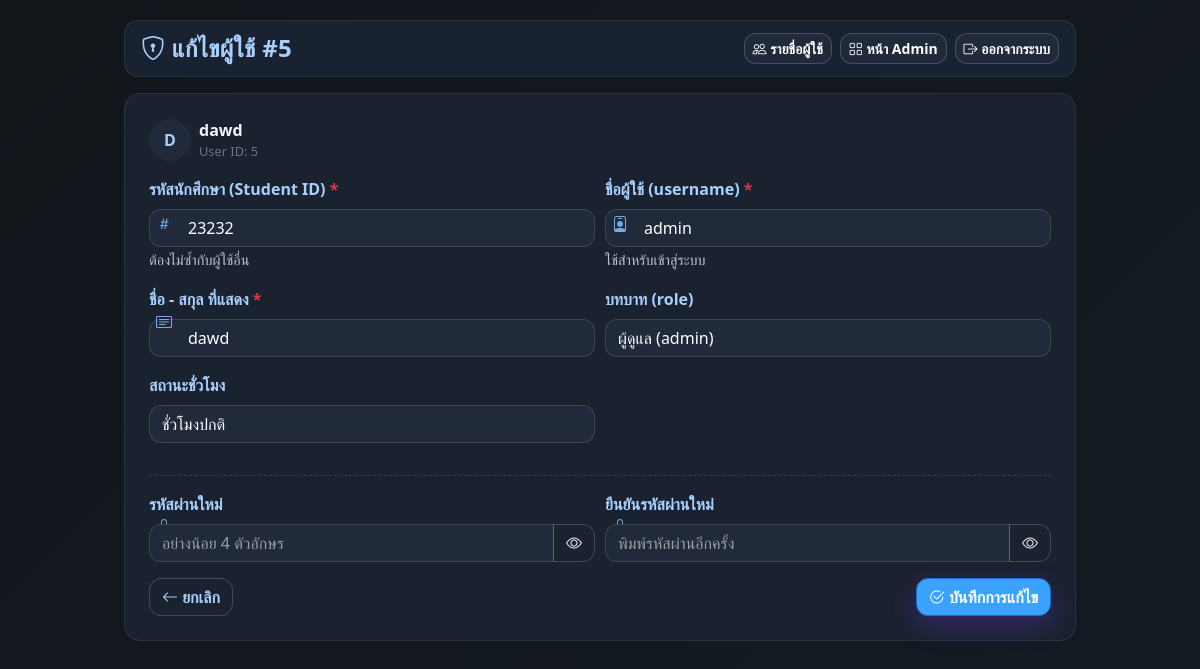
The app's page /admin/edit_user.php?id=5 with its own data.
### tables this page shows
CREATE TABLE IF NOT EXISTS `users` (
  `user_id` int(11) NOT NULL AUTO_INCREMENT,
  `username` varchar(50) NOT NULL,
  `password` varchar(255) NOT NULL,
  `student_ID` int(11) NOT NULL,
  `name` varchar(100) NOT NULL,
  `role` enum('admin','employee') NOT NULL DEFAULT 'employee',
  `status` enum('ชั่วโมงทุน','ชั่วโมงปกติ') NOT NULL DEFAULT 'ชั่วโมงปกติ',
  `default_hour_type` enum('normal','fund') NOT NULL DEFAULT 'normal',
  PRIMARY KEY (`user_id`),
  UNIQUE KEY `username` (`username`)
);

### admin/edit_user.php (the view, shortened to what this page needs)
<?php declare(strict_types=1);
require __DIR__ . '/../db.php';
$conn->set_charset('utf8mb4');
function h($s){ return htmlspecialchars((string)$s, ENT_QUOTES, 'UTF-8'); }
$id  = (int)($_GET['id'] ?? $_POST['id'] ?? 0);
$stmt = $conn->prepare("SELECT user_id, username, student_ID, name, role, status FROM users WHERE user_id=?");
$stmt->bind_param("i", $id);
$stmt->execute();
$user = $stmt->get_result()->fetch_assoc();
$roles = [
  'admin'   => 'ผู้ดูแล',
  'employee'=> 'พนักงาน',
  'kitchen' => 'ครัว',
  'back'    => 'หลังร้าน',
  'barista' => 'บาริสต้า'
];
$status_options = ['ชั่วโมงทุน','ชั่วโมงปกติ'];
?>
<!doctype html>
<html lang="th">
<head>
<link rel="stylesheet"
 href="https://stackpath.bootstrapcdn.com/bootstrap/4.5.2/css/bootstrap.min.css">
<link rel="stylesheet"
 href="https://cdn.jsdelivr.net/npm/bootstrap-icons@1.11.3/font/bootstrap-icons.css">
</head>
<body>
<div class="pos-shell">
  <div class="topbar d-flex align-items-center justify-content-between mb-3">
    <div class="d-flex align-items-center">
      <h4 class="brand mb-0 mr-3"><i class="bi bi-shield-lock"></i> แก้ไขผู้ใช้ #<?= (int)$user['user_id'] ?></h4>
    </div>
    <div class="d-flex align-items-center" style="gap:8px">
      <a href="users_list.php" class="btn btn-sm"><i class="bi bi-people"></i> รายชื่อผู้ใช้</a>
      <a href="adminmenu.php" class="btn btn-sm"><i class="bi bi-grid"></i> หน้า Admin</a>
      <a href="../logout.php" class="btn btn-sm"><i class="bi bi-box-arrow-right"></i> ออกจากระบบ</a>
    </div>
  </div>
  <div class="cardx p-3 p-md-4">
    <div class="d-flex align-items-center mb-3">
      <div class="avatar mr-2">
        <?= strtoupper(mb_substr(trim($user['name']!==''?$user['name']:$user['username']),0,1,'UTF-8')) ?>
      </div>
      <div>
        <div class="font-weight-bold" style="color:var(--brand-900)"><?= h($user['name'] ?: $user['username']) ?></div>
        <div class="text-muted small">User ID: <?= (int)$user['user_id'] ?></div>
      </div>
    </div>
    <form method="post" novalidate id="editForm">
      <div class="form-row">
        <div class="form-group col-md-6 input-icon">
          <label>รหัสนักศึกษา (Student ID) <span class="text-danger">*</span></label>
          <input type="text" name="student_id" class="form-control" required
                 value="<?= h($user['student_ID']) ?>" autocomplete="off" placeholder="66xxxxxxx">
          <small class="help">ต้องไม่ซ้ำกับผู้ใช้อื่น</small>
        </div>
        <div class="form-group col-md-6 input-icon">
          <label>ชื่อผู้ใช้ (username) <span class="text-danger">*</span></label>
          <input type="text" name="username" class="form-control" required
                 value="<?= h($user['username']) ?>" autocomplete="off" placeholder="เช่น panit123">
          <small class="help">ใช้สำหรับเข้าสู่ระบบ</small>
        </div>
        <div class="form-group col-md-6 input-icon">
          <label>ชื่อ - สกุล ที่แสดง <span class="text-danger">*</span></label>
          <input type="text" name="name" class="form-control" required
                 value="<?= h($user['name']) ?>" placeholder="สมหญิง ใจดี">
        </div>
        <div class="form-group col-md-6">
          <label>บทบาท (role)</label>
          <select name="role" class="custom-select">
            <?php foreach($roles as $k=>$v): ?>
              <option value="<?= h($k) ?>" <?= ($user['role']===$k)?'selected':'' ?>>
                <?= h($v) ?> (<?= h($k) ?>)
              </option>
            <?php endforeach; ?>
          </select>
        </div>
        <div class="form-group col-md-6">
          <label>สถานะชั่วโมง</label>
          <select name="status" class="custom-select">
            <?php foreach ($status_options as $opt): ?>
              <option value="<?= h($opt) ?>" <?= ($user['status'] === $opt ? 'selected' : '') ?>>
                <?= h($opt) ?>
              </option>
            <?php endforeach; ?>
          </select>
        </div>
      </div>
      <hr class="hr-soft">
      <div class="form-row">
        <div class="form-group col-md-6 input-icon">
          <label>รหัสผ่านใหม่ <small class="text-muted"></small></label>
          <div class="input-group">
            <input type="password" name="password" id="pw" class="form-control" minlength="4" autocomplete="new-password" placeholder="อย่างน้อย 4 ตัวอักษร">
            <div class="input-group-append">
              <button class="btn btn-outline-secondary" type="button" id="togglePw"><i class="bi bi-eye"></i></button>
            </div>
          </div>
        </div>
        <div class="form-group col-md-6 input-icon">
          <label>ยืนยันรหัสผ่านใหม่</label>
          <div class="input-group">
            <input type="password" name="password2" id="pw2" class="form-control" minlength="4" autocomplete="new-password" placeholder="พิมพ์รหัสผ่านอีกครั้ง">
            <div class="input-group-append">
              <button class="btn btn-outline-secondary" type="button" id="togglePw2"><i class="bi bi-eye"></i></button>
            </div>
          </div>
        </div>
      </div>
      <div class="d-flex justify-content-between align-items-center">
        <a href="users_list.php" class="btn btn-light"><i class="bi bi-arrow-left"></i> ยกเลิก</a>
        <button class="btn btn-ghost"><i class="bi bi-check2-circle"></i> บันทึกการแก้ไข</button>
      </div>
    </form>
  </div>
</div>
</body>
</html>

### records on screen
users: user_id "5", name "D", name "dawd", student_id "23232", username "admin", role "ผู้ดูแล (admin)"

### other values on screen
form field status "ชั่วโมงปกติ"
